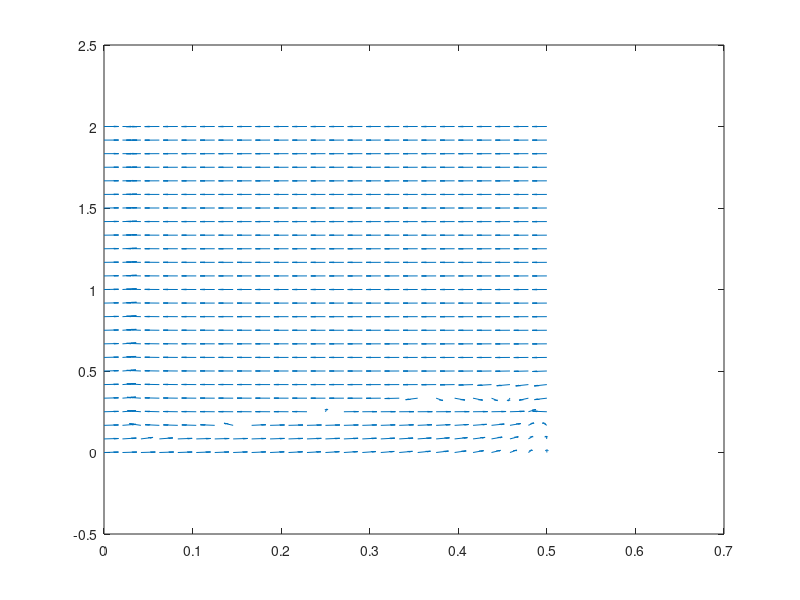

The MATLAB script that drew this image: (Note: this script raises an error after producing the figure.)
clear all
%close all

% First solve the ode system

%%%%%%%%%%%%%%%%%%%%%%
% INITIAL CONDITION
Y0 = [0.48;0.25;1]; %not sure what to make these
%%%%%%%%%%%%%%%%%%%%%%

%timespan
tRange = [0 1000];

% parameters in equation
k1=0.015;
k2=0.0075;
k3=0.09375;
k4=0.1875;
kp=3.25;
Kmp=0.001;
k2_=0.05; % represents k2'
p = [k1, k2, k3, k4, kp, Kmp, k2_];
mass=1;

% call the ODE solver ode15s instead of ode45
% to send parameters to the ode solver, use the following command:
%[tSol,YSol] = ode15s(@(tSol,YSol)dna_orig(tSol,YSol,p),tRange,Y0);


% plot solutions in time
%figure(1)
%clf
%plot(tSol,YSol,'LineWidth',2)
%xlabel('Time')
%ylabel('Concentration')
%legend('S_1','S_2')
%set(gca,'FontSize',18)
%grid on

%%%%%%%%%%%%%%%%%%%%%%%%%
% Make the phase portrait
%%%%%%%%%%%%%%%%%%%%%%%%%

% generate grid for phase plane [0 M] X [0 N]
M=0.5;
N=2;
[xx,yy]=meshgrid(linspace(0,M,25),linspace(0,N,25));
% xx represents RT and yy represents G2T

% define the right hand sides
%right hand sides also depend on these functions:
G2R = (2.*xx.*yy)./(xx + yy + .001 + sqrt((xx + yy + .001).^2 - 4.*xx.*yy));

%A6
dG2Tdt= k1 - k2.*yy - k2_.*G2R; 
%A7
dRTdt= k3-k4.*xx-(kp.*(xx-G2R).*(yy-G2R).*mass)./(Kmp+xx-G2R);%./(Kmp+yy-G2R);
%Mass
dmassdt= 0.00495*mass;

% L = scale factor to make all of the arrows the same length
L = sqrt(dG2Tdt.^2 + dRTdt.^2);

% plot the direction field
figure(2)
clf % clear the current figure
quiver(xx, yy, dRTdt./L, dG2Tdt./L, 0.2); % The final argument is a scaling factor
hold on

% define the nullclines
% x represents RT and y represents G2T
g2rfun = @(x,y) (2.*x.*y)./(x + y + .001 + sqrt((x + y + .001).^2 - 4.*x.*y));
ncfun1 = @(x,y) k1 - k2*y - k2_*g2rfun(x,y);
ncfun2 = @(x,y) k3 - k4*x - (kp*(x-g2rfun(x,y)).*(y-g2rfun(x,y))*mass)./(Kmp + x - g2rfun(x,y));
% plot the nullclines
fimplicit(@(x,y) ncfun1(x,y), [0 M 0 N],'LineWidth',3)
fimplicit(@(x,y) ncfun2(x,y), [0 M 0 N],'LineWidth',3);

% plot the trajectories in blue
% these are just plotting s1 vs s2 using solutions from above
%plot(YSol(:,1),YSol(:,1),'b','LineWidth',2)
%axis tight
